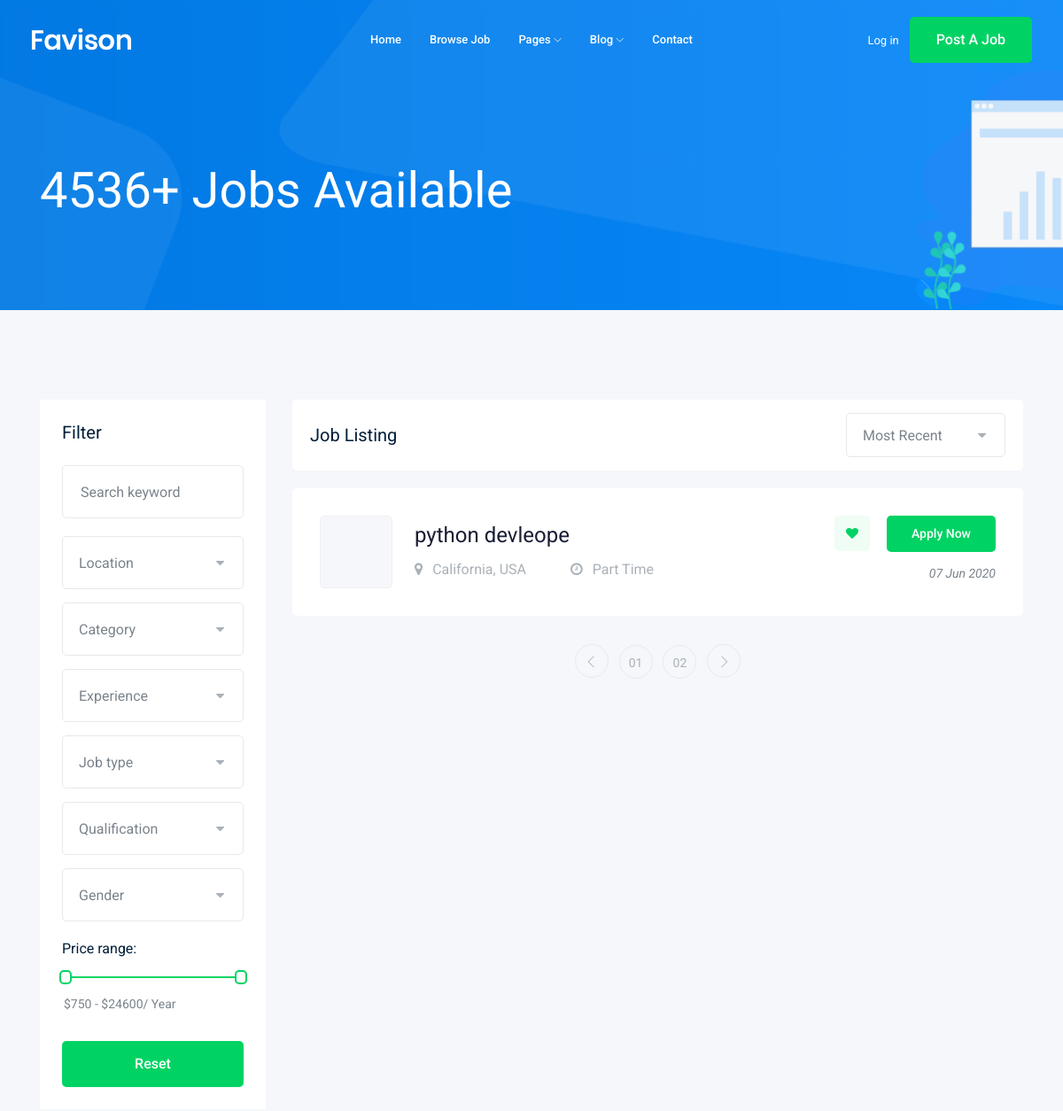
The app's page /jobs/ (upper part), older data.
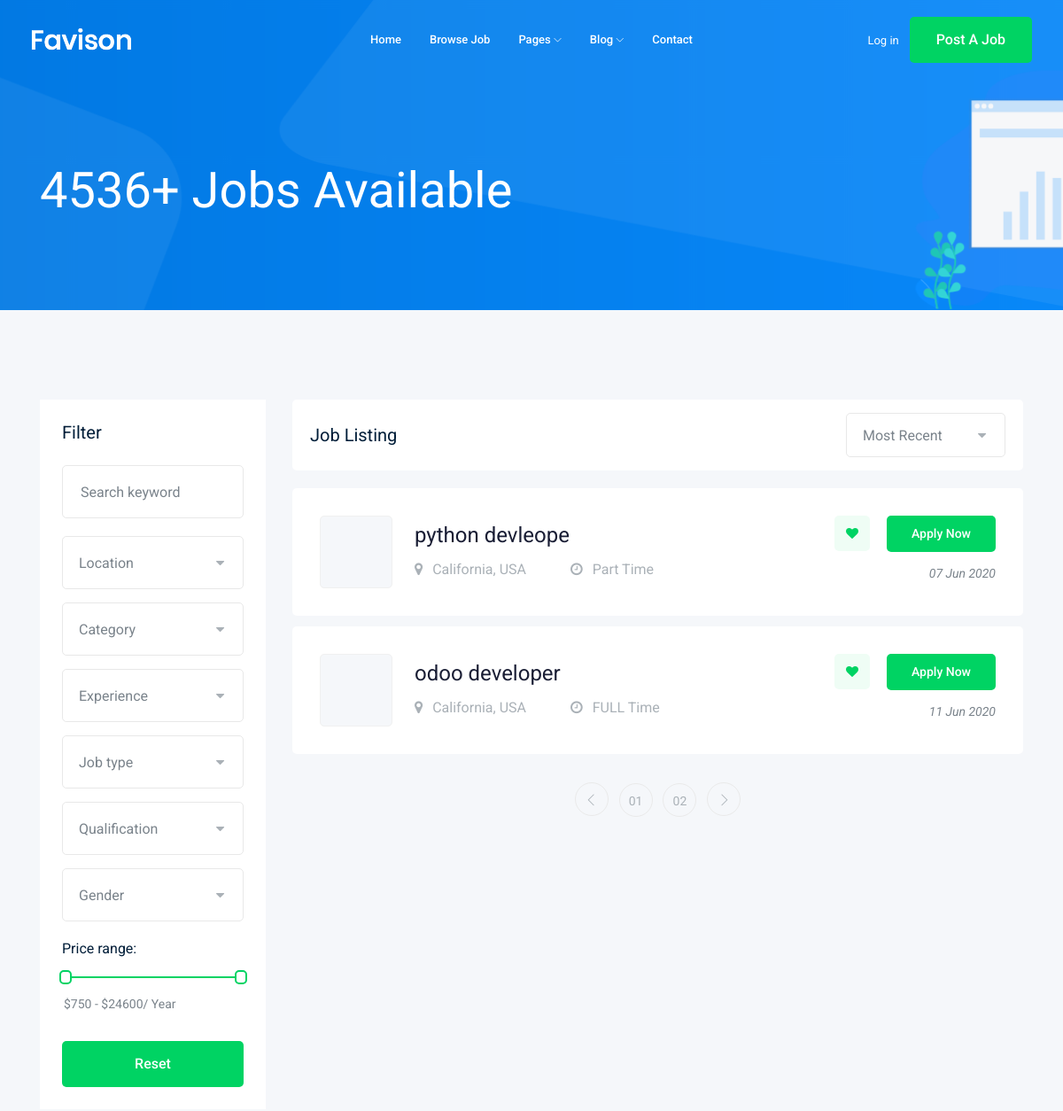
The same page, newer data.
### job/models.py (models this page shows)
class job(models.Model):
    title = models.CharField(max_length=100)
    job_tybe = models.CharField(max_length=15 , choices=JOB_TYBE)
    descrptions =models.TextField(max_length=1000)
    published_at = models.DateTimeField(auto_now=True)
    vacncay = models.IntegerField(default=1)
    salary = models.IntegerField(default=0)
    experience = models.IntegerField(default=1)
    category = models.ForeignKey('category', on_delete=  models.CASCADE)
    def __str__(self):
        return self.title

### job/views.py (the view)
# urls.py: path('',views.job_list),
def job_list(request):
    job_list = job.objects.all()
    context = {'jobs' : job_list}
    return render(request,'job/job_list.html',context)

### job/templates/job/job_list.html (shortened to what this page needs)
{% extends 'base.html' %}
{% block body  %}
    <div class="bradcam_area bradcam_bg_1">
        <div class="container">
            <div class="row">
                <div class="col-xl-12">
                    <div class="bradcam_text">
                        <h3>4536+ Jobs Available</h3>
                    </div>
                </div>
            </div>
        </div>
    </div>
    <div class="job_listing_area plus_padding">
        <div class="container">
            <div class="row">
                <div class="col-lg-3">
                    <div class="job_filter white-bg">
                        <div class="form_inner white-bg">
                            <h3>Filter</h3>
                            <form action="#">
                                <div class="row">
                                    <div class="col-lg-12">
                                        <div class="single_field">
                                            <input type="text" placeholder="Search keyword">
                                        </div>
                                    </div>
                                    <div class="col-lg-12">
                                    </div>
                                    <div class="col-lg-12">
                                    </div>
                                    <div class="col-lg-12">
                                    </div>
                                    <div class="col-lg-12">
                                    </div>
                                    <div class="col-lg-12">
                                    </div>
                                    <div class="col-lg-12">
                                    </div>
                                </div>
                            </form>
                        </div>
                        <div class="range_wrap">
                            <label for="amount">Price range:</label>
                            <div id="slider-range"></div>
                            <p>
                                <input type="text" id="amount" readonly style="border:0; color:#7A838B; font-size: 14px; font-weight:400;">
                            </p>
                        </div>
                        <div class="reset_btn">
                            <button  class="boxed-btn3 w-100" type="submit">Reset</button>
                        </div>
                    </div>
                </div>
                <div class="col-lg-9">
                    <div class="recent_joblist_wrap">
                        <div class="recent_joblist white-bg ">
                            <div class="row align-items-center">
                                <div class="col-md-6">
                                    <h4>Job Listing</h4>
                                </div>
                                <div class="col-md-6">
                                    <div class="serch_cat d-flex justify-content-end">
                                    </div>
                                </div>
                            </div>
                        </div>
                    </div>
                    <div class="job_lists m-0">
                        <div class="row">
                        {% for job in jobs %}
                            <div class="col-lg-12 col-md-12">
                                <div class="single_jobs white-bg d-flex justify-content-between">
                                    <div class="jobs_left d-flex align-items-center">
                                        <div class="thumb">
                                        </div>
                                        <div class="jobs_conetent">
                                            <a href="job_details.html"><h4>{{job}}</h4></a>
                                            <div class="links_locat d-flex align-items-center">
                                                <div class="location">
                                                    <p> <i class="fa fa-map-marker"></i> California, USA</p>
                                                </div>
                                                <div class="location">
                                                    <p> <i class="fa fa-clock-o"></i> {{job.job_tybe}}</p>
                                                </div>
                                            </div>
                                        </div>
                                    </div>
                                    <div class="jobs_right">
                                        <div class="apply_now">
                                            <a class="heart_mark" href="#"> <i class="fa fa-heart"></i> </a>
                                            <a href="job_details.html" class="boxed-btn3">Apply Now</a>
                                        </div>
                                        <div class="date">
                                            <p>{{job.published_at|date:'d M o'}}</p>
                                        </div>
                                    </div>
                                </div>
                            </div>
                        {% endfor %}
                            </div>
                        </div>
                        <div class="row">
                            <div class="col-lg-12">
                                <div class="pagination_wrap">
                                    <ul>
                                        <li><a href="#"> <i class="ti-angle-left"></i> </a></li>
                                        <li><a href="#"><span>01</span></a></li>
                                        <li><a href="#"><span>02</span></a></li>
                                        <li><a href="#"> <i class="ti-angle-right"></i> </a></li>
                                    </ul>
                                </div>
                            </div>
                        </div>
                    </div>
                </div>
            </div>
        </div>
{% endblock body  %}

### templates/base.html (shortened to what this page needs)
<!doctype html>
{% load static %}
<html class="no-js" '%}lang="zxx">
<head>
    <link rel="stylesheet" href="{% static 'css/bootstrap.min.css'  %}">
    <link rel="stylesheet" href="{% static 'css/owl.carousel.min.css'  %}">
    <link rel="stylesheet" href="{% static 'css/magnific-popup.css'  %}">
    <link rel="stylesheet" href="{% static 'css/font-awesome.min.css'  %}">
    <link rel="stylesheet" href="{% static 'css/themify-icons.css'  %}">
    <link rel="stylesheet" href="{% static 'css/nice-select.css'  %}">
    <link rel="stylesheet" href="{% static 'css/flaticon.css'  %}">
    <link rel="stylesheet" href="{% static 'css/jquery-ui.css'  %}">
    <link rel="stylesheet" href="{% static 'css/gijgo.css'  %}">
    <link rel="stylesheet" href="{% static 'css/animate.min.css' %}">
    <link rel="stylesheet" href="{% static 'css/slicknav.css'  %}">
    <link rel="stylesheet" href="{% static 'css/style.css'  %}">
</head>
<body>
    <header>
        <div class="header-area ">
            <div id="sticky-header" class="main-header-area">
                <div class="container-fluid ">
                    <div class="header_bottom_border">
                        <div class="row align-items-center">
                            <div class="col-xl-3 col-lg-2">
                                <div class="logo">
                                    <a href="index.html">
                                        <img src="img/logo.png" alt="">
                                    </a>
                                </div>
                            </div>
                            <div class="col-xl-6 col-lg-7">
                                <div class="main-menu  d-none d-lg-block">
                                    <nav>
                                        <ul id="navigation">
                                            <li><a href="index.html">home</a></li>
                                            <li><a href="jobs.html">Browse Job</a></li>
                                            <li><a href="#">pages <i class="ti-angle-down"></i></a>
                                            </li>
                                            <li><a href="#">blog <i class="ti-angle-down"></i></a>
                                            </li>
                                            <li><a href="contact.html">Contact</a></li>
                                        </ul>
                                    </nav>
                                </div>
                            </div>
                            <div class="col-xl-3 col-lg-3 d-none d-lg-block">
                                <div class="Appointment">
                                    <div class="phone_num d-none d-xl-block">
                                        <a href="#">Log in</a>
                                    </div>
                                    <div class="d-none d-lg-block">
                                        <a class="boxed-btn3" href="#">Post a Job</a>
                                    </div>
                                </div>
                            </div>
                            <div class="col-12">
                            </div>
                        </div>
                    </div>
                </div>
            </div>
        </div>
    </header>
    {% block body  %}
    {% endblock body  %}
</body>
</html>

Row changes from the older to the newer data that the page shows:
added job: title "odoo developer", job_tybe "FULL Time", published_at "11 Jun 2020"
